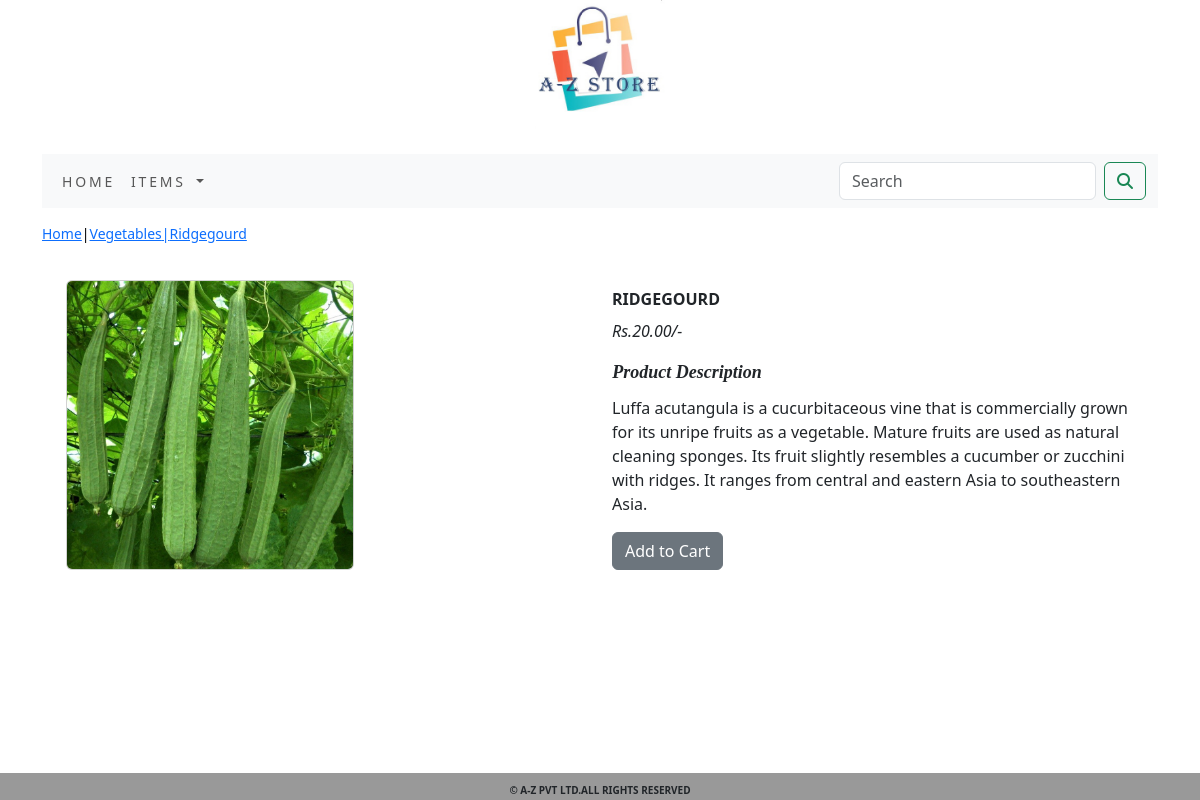
Screenshot of /vegetables/ridgegourd/ with the database file from the repository.
### ecom_app/models.py (models this page shows, shortened)
class Product(models.Model):
    name = models.CharField(max_length=250, unique=True)
    slug = models.SlugField(max_length=250, unique=True)
    description = models.TextField(blank=True)
    price = models.DecimalField(max_digits=10, decimal_places=2)
    category = models.ForeignKey(Category, on_delete=models.CASCADE)
    image = models.FileField(upload_to='product', blank=True)
    stock = models.IntegerField()
    available = models.BooleanField(default=True)
    created = models.DateTimeField(auto_now_add=True)
    updated = models.DateTimeField(auto_now=True)
    class Meta:
        ordering = ('name',)
        verbose_name = 'product'
        verbose_name_plural = 'products'

class Category(models.Model):
    name = models.CharField(max_length=250, unique=True)
    slug = models.SlugField(max_length=250, unique=True)
    description = models.TextField(blank=True)
    image = models.FileField(upload_to='category', blank=True)
    class Meta:
        ordering = ('name',)
        verbose_name = 'category'
        verbose_name_plural = 'categories'
    def get_url(self):
        return reverse('ecom_app:products_by_category', args=[self.slug])
    def __str__(self):
        return '{}'.format(self.name)

### ecom_app/views.py (the view)
# urls.py: path('<slug:c_slug>/<slug:product_slug>/',views.proDetail,name="prodCatDetail")
def proDetail(request,c_slug,product_slug):
    try:
        product=Product.objects.get(category__slug=c_slug,slug=product_slug)
    except Exception as e:
        raise e
    return render(request,"product.html",{'product':product})

### cart/context_processors.py (called while the page is built)
def counter(request):
    item_count=0
    if 'admin' in request.path:
        return {}
    else:
        try:
            cart=Cart.objects.filter(cart_id=_cart_id(request))
            car_items=CartItem.objects.all().filter(cart=cart[:1])
            for cart_item in car_items:
                item_count += cart_item.quantity
        except Cart.DoesNotExist:
            item_count=0
    return dict(item_count=item_count)

### cart/views.py (called while the page is built)
def _cart_id(request):
    cart = request.session.session_key
    if not cart:
        cart = request.session.create()
    return cart

### ecom_app/context_processors.py (called while the page is built)
def menu_links(request):
    links=Category.objects.all()
    return dict(links=links)

### templates/product.html (shortened to what this page needs)
{% extends 'base.html' %}
{% load static %}
{% block content %}
<div class="row my_prod_row_class">
    <div class="mx_auto">
        <p><a href="{% url 'ecom_app:allProdCat' %}">Home</a>|<a href="{{product.category.get_url}}">{{product.category}}|{{product.name}}</a></p>
</div>
</div>
<div class="container">
 <div class="row mx-auto">
    <div class="col-12 col-sm-12 col-md-12 col-lg-6 text-center">
        <div class="card text-center">
            <div><img class="card-img" src="{{product.image.url}}" alt="{{product.name}}" ></div>
        </div>
    </div>
    <div class="col-12 col-sm-12 col-md-12 col-lg-6">
             <div>
              <h1 class="my_prod_title"><b>{{product.name}}</b></h1>
                 <p><i>Rs.{{product.price}}/-</i></p>
              <p class="text-justify my_title"><b><em>Product Description</em></b></p>
              <p class=" my_prod_text">{{product.description}}</p>
                {% if product.stock <= 0 %}
                <p class="text-justify my_prod_text"><b>Out Of Stock</b></p>
                 {% else %}
                <a class="btn btn-secondary" href="{% url 'cart:add_cart' product.id %}">Add to Cart</a>
            {% endif %}
             </div>
    </div>
 </div>
</div>
{% endblock %}

### static/css/custom.css (style rules this page uses)
.my_title { font-size:16px; text_transform:uppercase; letter-spacing:.2em; }
.card { margin-bottom:30px; object-fit:cover }
.card { width:18rem; height:auto; }
.card-img { width:100%; height:18rem; object-fit:cover; }
.my_prod_row_class { padding-top:15px; padding-bottom:20px; }
.my_prod_row_class .mx_auto { color:#000; font-size:14px; text-decoration:none; }
.my_prod_title { font-size:16px; text-transform:uppercase; letter-spacing:em; padding-top:10px; padding-bottom:10px; margin:0px; }
.my_title { padding-top:px; padding-bottom:10px; letter-spacing:0em; font-size:18px; font-family:'Times New Roman'; margin:0.2px; }
.my_prod_text { padding-right:2px; padding-top:0px; padding-bottom:0px; }

### rows the page displays
Product: category "Vegetables", name "Ridgegourd", image (picture), name "RIDGEGOURD", price "20.00", description "Luffa acutangula is a cucurbitaceous vine that is commercially grown for its unripe fruits as a vegetable. Mature fruits are used as natural cleaning sponges. Its fruit slightly resembles a cucumber or zucchini with ridges. It ranges from central and eastern Asia to southeastern Asia."
